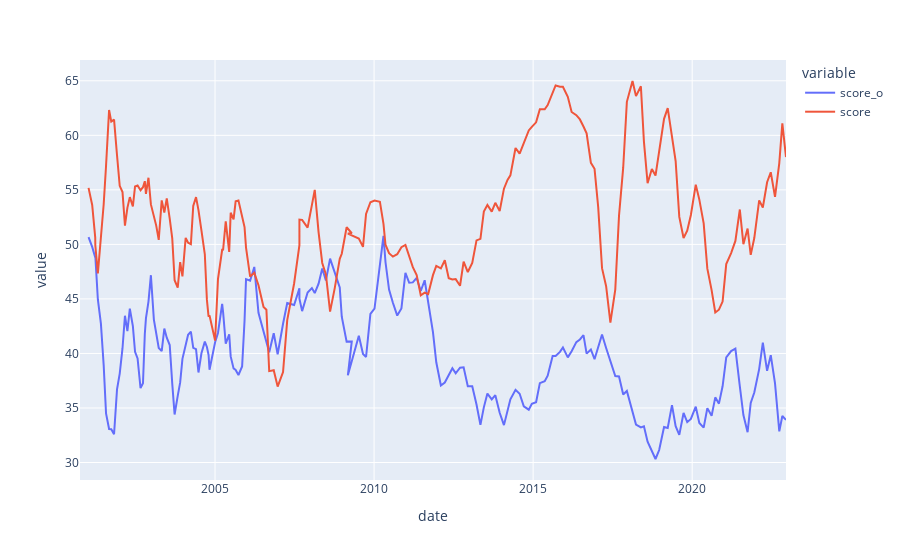

Notebook code for this chart:
### Code cell
fig = px.line(df)
fig.show()

### Figure 1 — Plotly figure (JSON) as saved in the notebook; plotly's stock layout.template omitted (floating-point values rounded to 4 significant figures; data arrays with more than 128 entries replaced by an {"elided": "..."} marker saying what was removed)
{"data": [{"hovertemplate": "variable=score_o<br>date=%{x}<br>value=%{y}<extra></extra>", "legendgroup": "score_o", "line": {"color": "#636efa", "dash": "solid"}, "marker": {"symbol": "circle"}, "mode": "lines", "name": "score_o", "orientation": "v", "showlegend": true, "type": "scatter", "x": {"elided": "402 str values"}, "xaxis": "x", "y": {"elided": "402 float values"}, "yaxis": "y"}, {"hovertemplate": "variable=score<br>date=%{x}<br>value=%{y}<extra></extra>", "legendgroup": "score", "line": {"color": "#EF553B", "dash": "solid"}, "marker": {"symbol": "circle"}, "mode": "lines", "name": "score", "orientation": "v", "showlegend": true, "type": "scatter", "x": {"elided": "402 str values"}, "xaxis": "x", "y": {"elided": "402 float values"}, "yaxis": "y"}], "layout": {"legend": {"title": {"text": "variable"}, "tracegroupgap": 0}, "margin": {"t": 60}, "xaxis": {"anchor": "y", "domain": [0, 1], "title": {"text": "date"}}, "yaxis": {"anchor": "x", "domain": [0, 1], "title": {"text": "value"}}}}
